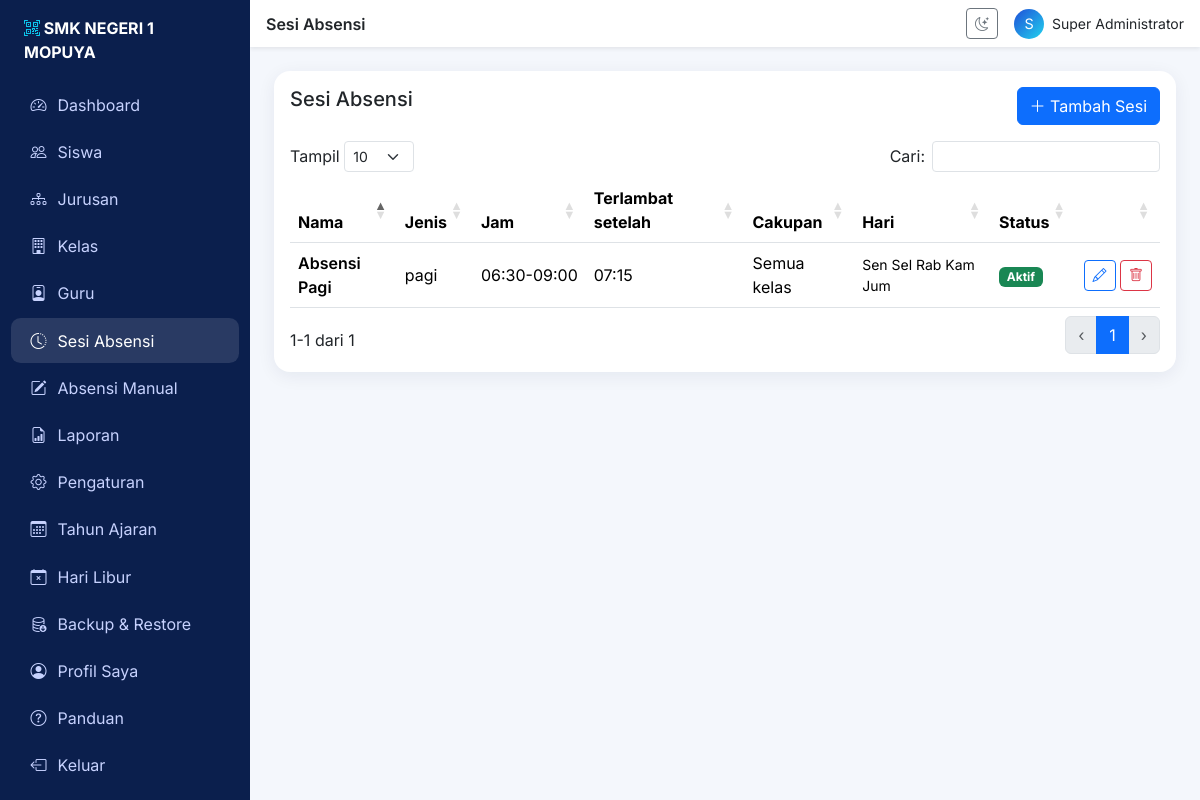
The app's page /modules/attendance/sessions.php (signed in) with its own data.
### tables this page shows
CREATE TABLE attendance_sessions (
  id INT UNSIGNED AUTO_INCREMENT PRIMARY KEY,
  name VARCHAR(100) NOT NULL,
  type ENUM('pagi','jam_pelajaran','siang','kegiatan','tambahan') NOT NULL DEFAULT 'pagi',
  start_time TIME NOT NULL,
  end_time TIME NOT NULL,
  late_after TIME NOT NULL,
  department_id INT UNSIGNED NULL,
  class_id INT UNSIGNED NULL,
  active_days SET('1','2','3','4','5','6','7') NOT NULL DEFAULT '1,2,3,4,5',
  is_active TINYINT(1) NOT NULL DEFAULT 1,
  created_by INT UNSIGNED NULL,
  created_at TIMESTAMP DEFAULT CURRENT_TIMESTAMP,
  updated_at TIMESTAMP DEFAULT CURRENT_TIMESTAMP ON UPDATE CURRENT_TIMESTAMP,
  CONSTRAINT fk_as_dept FOREIGN KEY (department_id) REFERENCES departments(id) ON DELETE SET NULL,
  CONSTRAINT fk_as_class FOREIGN KEY (class_id) REFERENCES classes(id) ON DELETE SET NULL,
  CONSTRAINT fk_as_user FOREIGN KEY (created_by) REFERENCES users(id) ON DELETE SET NULL
);

### app/helpers/functions.php (called while the page is built, shortened)
<?php
function url(string $path = ''): string { return BASE_URL . '/' . ltrim($path, '/'); }
function setting(string $key, string $default = ''): string {
    static $cache = null;
    if ($cache === null) {
        $cache = db()->query('SELECT setting_key, setting_value FROM school_settings')->fetchAll(PDO::FETCH_KEY_PAIR);
    }
    return $cache[$key] ?? $default;
}

### app/config/database.php (called while the page is built, shortened)
<?php
function db(): PDO {
    static $pdo = null;
    if ($pdo === null) {
        $dsn = 'mysql:host=' . DB_HOST . ';dbname=' . DB_NAME . ';charset=utf8mb4';
        $pdo = new PDO($dsn, DB_USER, DB_PASS, [
            PDO::ATTR_ERRMODE => PDO::ERRMODE_EXCEPTION,
            PDO::ATTR_DEFAULT_FETCH_MODE => PDO::FETCH_ASSOC,
            PDO::ATTR_EMULATE_PREPARES => false,
        ]);
        $pdo->exec("SET time_zone = '+08:00'");
    }
    return $pdo;
}

### app/helpers/security.php (called while the page is built, shortened)
<?php
function session_timeout_seconds(): int {
    try { $v = (int)setting('session_timeout', (string)SESSION_TIMEOUT); } catch (Throwable $e) { $v = SESSION_TIMEOUT; }
    return max(300, min(28800, $v));
}
function start_secure_session(): void {
    if (isset($_SESSION['last_activity']) && time() - $_SESSION['last_activity'] > session_timeout_seconds()) {
        session_unset(); session_destroy();
        session_start();
        $_SESSION['flash_error'] = 'Sesi berakhir karena tidak aktif. Silakan login kembali.';
    }
}
function e($v): string { return htmlspecialchars((string)$v, ENT_QUOTES | ENT_SUBSTITUTE, 'UTF-8'); }

### app/middleware/auth.php (called while the page is built, shortened)
<?php
require_once __DIR__ . '/../config/database.php';
require_once __DIR__ . '/../helpers/security.php';
require_once __DIR__ . '/../helpers/functions.php';
start_secure_session();

### modules/attendance/sessions.php (the view, shortened to what this page needs)
<?php
require_once __DIR__ . '/../../app/middleware/auth.php';
require_once __DIR__ . '/../../app/views/layout.php';
$pdo = db();
$rows = $pdo->query('SELECT s.*, d.code AS dcode, c.name AS cname FROM attendance_sessions s LEFT JOIN departments d ON d.id=s.department_id LEFT JOIN classes c ON c.id=s.class_id ORDER BY s.start_time')->fetchAll();
$dn = ['1'=>'Sen','2'=>'Sel','3'=>'Rab','4'=>'Kam','5'=>'Jum','6'=>'Sab','7'=>'Min'];
render_header('Sesi Absensi', 'sessions'); ?>
<div class="card stat-card"><div class="card-body">
  <div class="d-flex justify-content-between mb-3"><h5 class="mb-0">Sesi Absensi</h5><button class="btn btn-primary" onclick="openForm()"><i class="bi bi-plus-lg"></i> Tambah Sesi</button></div>
  <div class="table-responsive"><table class="table table-hover dt align-middle"><thead><tr><th>Nama</th><th>Jenis</th><th>Jam</th><th>Terlambat setelah</th><th>Cakupan</th><th>Hari</th><th>Status</th><th></th></tr></thead><tbody>
  <?php foreach ($rows as $r): ?><tr>
    <td class="fw-semibold"><?= e($r['name']) ?></td><td><?= e($r['type']) ?></td>
    <td><?= substr($r['start_time'], 0, 5) ?>-<?= substr($r['end_time'], 0, 5) ?></td><td><?= substr($r['late_after'], 0, 5) ?></td>
    <td><?= e($r['cname'] ?: ($r['dcode'] ?: 'Semua kelas')) ?></td>
    <td class="small"><?= e(implode(' ', array_map(fn($x) => $dn[$x], explode(',', $r['active_days'])))) ?></td>
    <td><span class="badge text-bg-<?= $r['is_active'] ? 'success' : 'secondary' ?>"><?= $r['is_active'] ? 'Aktif' : 'Nonaktif' ?></span></td>
    <td class="text-end text-nowrap">
      <button class="btn btn-sm btn-outline-primary" onclick='openForm(<?= json_encode($r, JSON_HEX_APOS | JSON_HEX_QUOT | JSON_HEX_TAG | JSON_HEX_AMP) ?>)'><i class="bi bi-pencil"></i></button>
      <form method="post" class="d-inline confirm-form" data-msg="Hapus sesi ini?"><button class="btn btn-sm btn-outline-danger"><i class="bi bi-trash"></i></button></form>
    </td></tr><?php endforeach; ?>
  </tbody></table></div>
</div></div>
<?php render_footer(); ?>

### app/views/layout.php (shortened to what this page needs)
<?php
function render_header(string $title, string $active = ''): void {
    $u = $_SESSION['user'];
    $base = in_array($u['role'], ['super_admin','admin']) ? 'admin' : ($u['role'] === 'guru' ? 'teacher' : 'ketua_kelas');
    $menu = [['dashboard','Dashboard','bi-speedometer2',"$base/index.php"]];
    if (in_array($u['role'], ['super_admin','admin'])) {
        $menu[] = ['students','Siswa','bi-people','modules/students/index.php'];
        $menu[] = ['departments','Jurusan','bi-diagram-3','modules/departments/index.php'];
        $menu[] = ['classes','Kelas','bi-building','modules/classes/index.php'];
        $menu[] = ['teachers','Guru','bi-person-badge','modules/teachers/index.php'];
        $menu[] = ['sessions','Sesi Absensi','bi-clock-history','modules/attendance/sessions.php'];
        $menu[] = ['manual','Absensi Manual','bi-pencil-square','modules/attendance/manual.php'];
        $menu[] = ['reports','Laporan','bi-file-earmark-bar-graph','modules/reports/index.php'];
        $menu[] = ['settings','Pengaturan','bi-gear','modules/settings/index.php'];
        $menu[] = ['academic','Tahun Ajaran','bi-calendar3','modules/settings/academic.php'];
        $menu[] = ['holidays','Hari Libur','bi-calendar-x','modules/settings/holidays.php'];
        if ($u['role'] === 'super_admin') $menu[] = ['backup','Backup & Restore','bi-database-down','modules/backup/index.php'];
    }
    $menu[] = ['profile','Profil Saya','bi-person-circle','modules/profile/index.php'];
    $menu[] = ['help','Panduan','bi-question-circle','modules/help/index.php'];
    ?><!DOCTYPE html>
<html lang="id" data-bs-theme="light">
<head><meta charset="utf-8"><meta name="viewport" content="width=device-width, initial-scale=1">
<link href="https://cdn.jsdelivr.net/npm/bootstrap@5.3.3/dist/css/bootstrap.min.css" rel="stylesheet">
<link href="https://cdn.jsdelivr.net/npm/bootstrap-icons@1.11.3/font/bootstrap-icons.min.css" rel="stylesheet">
<link href="https://cdn.jsdelivr.net/npm/datatables.net-bs5@1.13.8/css/dataTables.bootstrap5.min.css" rel="stylesheet">
<link href="<?= url('assets/css/app.css') ?>" rel="stylesheet">
</head><body>
<aside class="sidebar py-3" id="sidebar">
  <div class="px-4 pb-3 text-white fw-bold"><i class="bi bi-qr-code-scan text-info"></i> <?= e(setting('school_name')) ?></div>
  <?php foreach ($menu as $m): ?>
    <a href="<?= url($m[3]) ?>" class="<?= $active === $m[0] ? 'active' : '' ?>"><i class="bi <?= $m[2] ?>"></i> <?= e($m[1]) ?></a>
  <?php endforeach; ?>
  <a href="<?= url('auth/logout.php') ?>"><i class="bi bi-box-arrow-left"></i> Keluar</a>
</aside>
<div class="main-wrap">
  <nav class="navbar bg-body px-3 shadow-sm">
    <span class="fw-semibold"><?= e($title) ?></span>
    <div class="ms-auto d-flex align-items-center gap-3">
      <button class="btn btn-sm btn-outline-secondary" onclick="var t=document.documentElement.dataset.bsTheme==='dark'?'light':'dark';document.documentElement.dataset.bsTheme=t;localStorage.setItem('theme',t)"><i class="bi bi-moon-stars"></i></button>
      <a href="<?= url('modules/profile/index.php') ?>" class="d-flex align-items-center gap-2 text-decoration-none text-body">
        <?php if (!empty($u['photo'])): ?><img src="<?= url('uploads/users/' . e($u['photo'])) ?>" width="30" height="30" class="rounded-circle object-fit-cover" alt="">
        <?php else: ?><span class="stat-icon" style="width:30px;height:30px;font-size:.9rem;border-radius:50%"><?= e(mb_strtoupper(mb_substr($u['name'], 0, 1))) ?></span><?php endif; ?>
        <span class="small d-none d-md-inline"><?= e($u['name']) ?></span></a>
    </div>
  </nav>
  <main class="p-3 p-md-4">
<?php }
function render_footer(): void { ?>
  </main>
</div>
<?php register_shutdown_function(function(){ echo "\n</body></html>"; }); }

### assets/css/app.css (style rules this page uses)
:root { --navy:#0b1f4d;--royal:#1f4fd8;--cyan:#22d3ee;--bg:#f4f7fc;--card:#fff }
body { font-family:'Inter',system-ui,sans-serif;background:var(--bg) }
.sidebar { width:250px;min-height:100vh;background:var(--navy);position:fixed;top:0;left:0;z-index:1040;transition:transform .25s }
.sidebar a { color:#c7d2fe;display:flex;gap:.7rem;align-items:center;padding:.65rem 1.2rem;text-decoration:none;border-radius:.6rem;margin:.15rem .7rem }
.sidebar a:hover,.sidebar a.active { background:rgba(255,255,255,.12);color:#fff }
.main-wrap { margin-left:250px }
.stat-card { border:0;border-radius:1rem;background:var(--card);box-shadow:0 4px 18px rgba(11,31,77,.07);transition:transform .2s }
.stat-icon { width:48px;height:48px;border-radius:14px;display:flex;align-items:center;justify-content:center;font-size:1.4rem;color:#fff;background:linear-gradient(135deg,var(--royal),var(--cyan)) }

### records on screen
attendance_sessions: name "Absensi Pagi", type "pagi", start_time "06:30", end_time "09:00", late_after "07:15", dcode "Semua kelas", active_days "Sen Sel Rab Kam Jum", is_active "Aktif"

### other values on screen
setting('school_name') "SMK NEGERI 1 MOPUYA"
$m[1] "Dashboard"
$m[1] "Siswa"
$m[1] "Jurusan"
$m[1] "Kelas"
$m[1] "Guru"
$m[1] "Sesi Absensi"
$m[1] "Absensi Manual"
$m[1] "Laporan"
$m[1] "Pengaturan"
$m[1] "Tahun Ajaran"
$m[1] "Hari Libur"
$m[1] "Backup & Restore"
$m[1] "Profil Saya"
$m[1] "Panduan"
